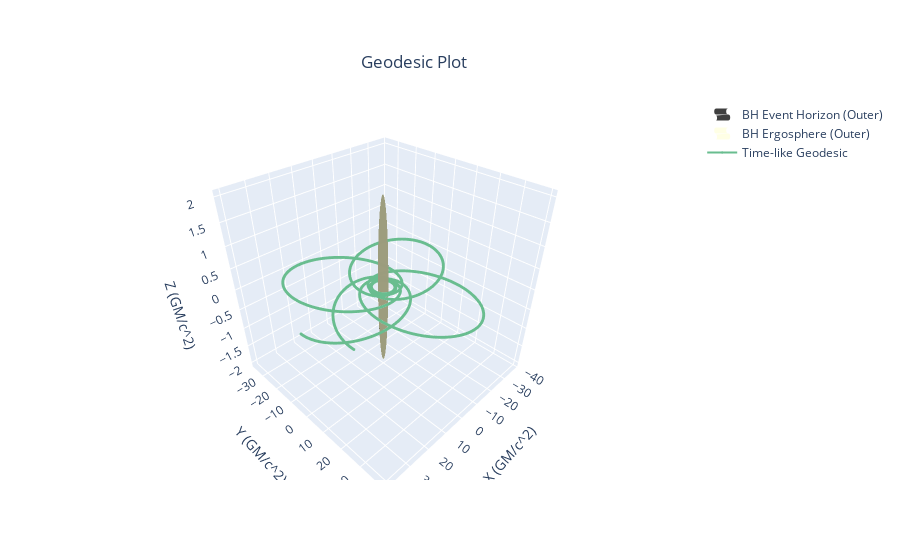

This figure's notebook cell:
### Code cell
import matplotlib.pyplot as plt
gpl = GeodesicPlotter()
#gpl.savefig('test.png')
gpl.plot(geod)

gpl.show()

### Figure 1 — Plotly figure (JSON) as saved in the notebook; plotly's stock layout.template omitted (floating-point values rounded to 4 significant figures; data arrays with more than 128 entries replaced by an {"elided": "..."} marker saying what was removed)
{"data": [{"colorscale": [[0, "#000"], [1, "#000"]], "name": "BH Event Horizon (Outer)", "opacity": 0.75, "showlegend": true, "showscale": false, "type": "surface", "x": {"elided": "50x50 float values"}, "y": {"elided": "50x50 float values"}, "z": {"elided": "50x50 float values"}}, {"colorscale": [[0, "#FFC"], [1, "#FFC"]], "name": "BH Ergosphere (Outer)", "opacity": 0.5, "showlegend": true, "showscale": false, "type": "surface", "x": {"elided": "50x50 float values"}, "y": {"elided": "50x50 float values"}, "z": {"elided": "50x50 float values"}}, {"line": {"color": "#69bd8f", "width": 2}, "marker": {"size": 1}, "name": "Time-like Geodesic", "showlegend": true, "type": "scatter3d", "x": {"elided": "3000 float values"}, "y": {"elided": "3000 float values"}, "z": {"elided": "3000 float values"}}], "layout": {"scene": {"xaxis": {"title": {"text": "X (GM/c^2)"}}, "yaxis": {"title": {"text": "Y (GM/c^2)"}}, "zaxis": {"title": {"text": "Z (GM/c^2)"}}}, "title": {"text": "Geodesic Plot", "x": 0.46, "xanchor": "center", "y": 0.9, "yanchor": "top"}}}
